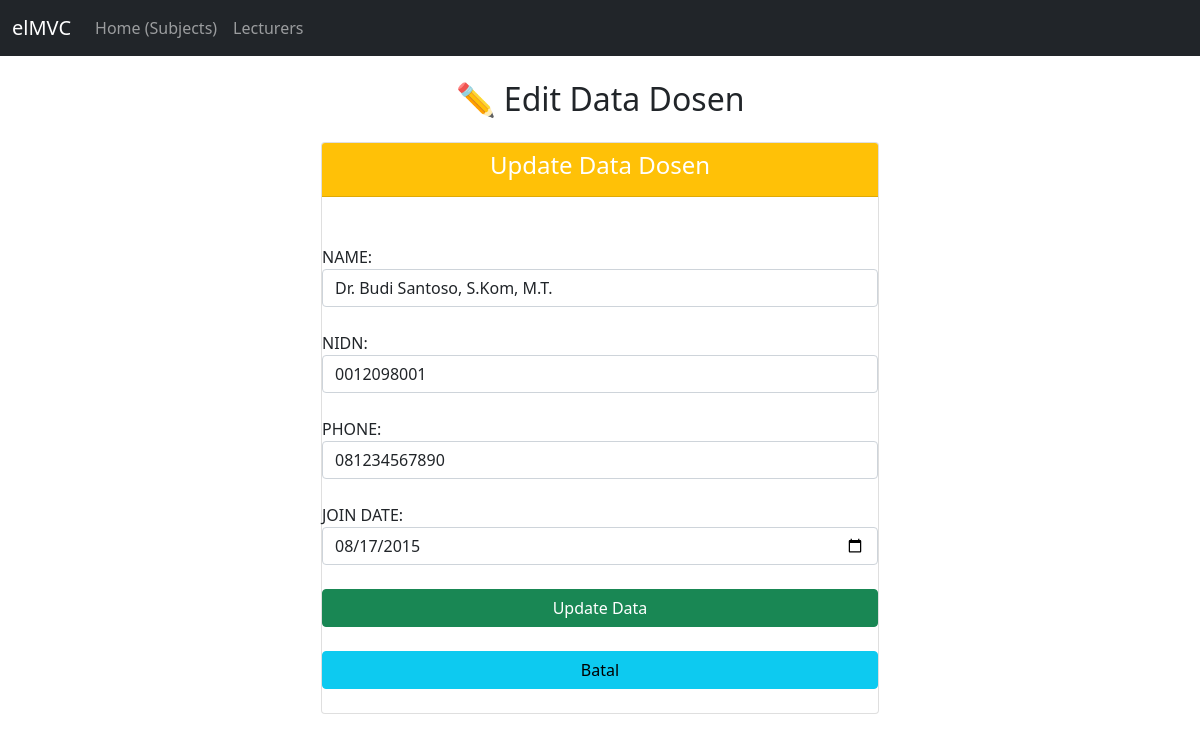
The app's page /index.php?url=lecturer/edit/1 with its own data.
### tables this page shows
CREATE TABLE IF NOT EXISTS lecturers (
     
    ID INT NOT NULL PRIMARY KEY AUTO_INCREMENT,
    
     
    NAME VARCHAR(100) NOT NULL,
    NIDN VARCHAR(15) UNIQUE,  
    PHONE VARCHAR(15),
    JOIN_DATE DATE
);

### app/controllers/Lecturer.php (called while the page is built, shortened)
<?php
require_once MODEL_PATH . '/LecturerModel.php';
class Lecturer {
    protected $model;
    public function __construct() {
        $this->model = new LecturerModel();
    }
    public function edit($id) {
        $data['lecturer'] = $this->model->getLecturerById($id);
        require_once VIEW_PATH . '/lecturer/edit.php';
    }
}
?>

### app/models/connection.php (called while the page is built, shortened)
<?php
class Database {
    private $host = 'localhost';
    private $user = 'root';
    private $pass = '';
    private $dbName = 'elMVC';
    public function __construct() {
        $this->conn = new mysqli($this->host, $this->user, $this->pass, $this->dbName);
    }
}
?>

### app/models/LecturerModel.php (called while the page is built, shortened)
<?php
require_once MODEL_PATH . '/connection.php';
class LecturerModel extends Database {
    public function getLecturerById($id) {
        $stmt = $this->conn->prepare("SELECT * FROM lecturers WHERE ID = ?");
        $stmt->bind_param("i", $id);
        $stmt->execute();
        $result = $stmt->get_result();
        return $result->fetch_assoc();
    }
}
?>

### views/Lecturer/edit.php (the view)
<?php
require_once './views/templates/header.php';
$lecturer = $data['lecturer'];
?>
<div class="col-lg-6 m-auto">
    <h2 class="text-center my-4">✏️ Edit Data Dosen</h2>
    <form method="post" action="index.php?url=lecturer/update">
        <div class="card">
            <div class="card-header bg-warning">
                <h4 class="text-white text-center">Update Data Dosen</h4>
            </div><br>
            <input type="hidden" name="id" value="<?php echo $lecturer['ID']; ?>" class="form-control"> <br>
            <label> NAME: </label>
            <input type="text" name="name" value="<?php echo $lecturer['NAME']; ?>" class="form-control" required> <br>
            <label> NIDN: </label>
            <input type="text" name="nidn" value="<?php echo $lecturer['NIDN']; ?>" class="form-control" required> <br>
            <label> PHONE: </label>
            <input type="text" name="phone" value="<?php echo $lecturer['PHONE']; ?>" class="form-control" required> <br>
            <label> JOIN DATE: </label>
            <input type="date" name="join_date" value="<?php echo $lecturer['JOIN_DATE']; ?>" class="form-control" required> <br>
            <button class="btn btn-success" type="submit" name="submit">Update Data</button><br>
            <a class="btn btn-info" href="index.php?url=lecturer/index">Batal</a><br>
        </div>
    </form>
</div>
<?php require_once './views/templates/footer.php'; ?>

### records on screen
lecturers: name "Dr. Budi Santoso, S.Kom, M.T.", nidn "0012098001", phone "081234567890", join_date "08/17/2015"
